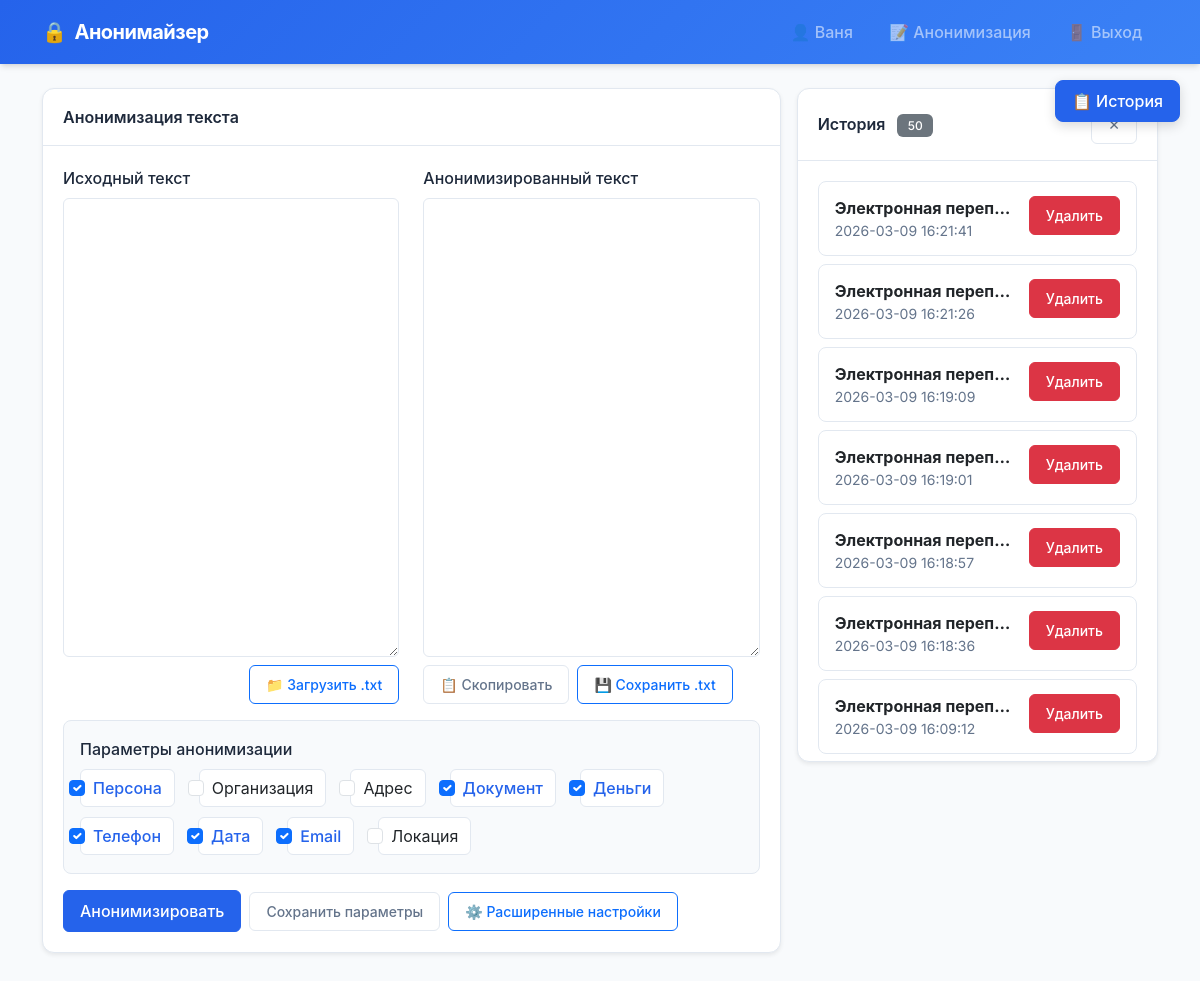
The page /anonymize/ (signed in) on the database its author committed.
### web/core/models.py (models this page shows, shortened)
class AnonymizationHistory(models.Model):
    user = models.ForeignKey(settings.AUTH_USER_MODEL, on_delete=models.CASCADE, related_name="anonymizations")
    title = models.CharField(max_length=255, blank=True)
    original = models.TextField()
    result = models.TextField()
    entities = models.TextField(blank=True, default="[]")  # JSON-строка с данными сущностей
    created_at = models.DateTimeField(auto_now_add=True)
    def get_entities(self):
        try:
            return json.loads(self.entities) if self.entities else []
        except Exception:
            return []
    class Meta:
        ordering = ["-created_at"]
        verbose_name = "История анонимизации"
        verbose_name_plural = "История анонимизаций"

### web/core/views.py (the view, shortened to what this page needs)
# urls.py: path("anonymize/", views.anonymize, name="anonymize"),
@login_required
def anonymize(request):
    profile, _ = Profile.objects.get_or_create(user=request.user)
    settings = None
    text = ""
    result_text = ""
    original_entities = []
    history = AnonymizationHistory.objects.filter(user=request.user)[:50]
    history_items = []
    for h in history:
        payload = json.dumps({
            "original": h.original,
            "result": h.result,
            "entities": h.get_entities()
        }, ensure_ascii=False)
        b64 = base64.b64encode(payload.encode("utf-8")).decode("ascii")
        history_items.append({"obj": h, "payload": b64})
    all_labels = DEFAULT_ANON_LABELS
    labels_with_names = [(label, LABEL_NAMES_RU.get(label, label)) for label in all_labels]
    if 'enabled_for_user' in locals() and enabled_for_user is not None:
        pass
    else:
        profile_labels = profile.get_enabled_labels()
        enabled_for_user = profile_labels if profile_labels else all_labels
    current_config = {}
    if profile.config_yaml:
        try:
            current_config = yaml.safe_load(profile.config_yaml) or {}
        except yaml.YAMLError:
            current_config = {}
    anonymizers_config = current_config.get("anonymizers", {})
    address_mode = anonymizers_config.get("ADDRESS", {}).get("mode", "full")
    email_mode = anonymizers_config.get("EMAIL", {}).get("mode", "preserve_domain")
    entities_json = json.dumps(original_entities if 'original_entities' in locals() else [], ensure_ascii=False)
    label_names_json = json.dumps(LABEL_NAMES_RU, ensure_ascii=False)
    return render(request, "anonymize.html", {
        "original_text": text,
        "result_text": result_text,
        "original_entities_json": entities_json,
        "labels_with_names": labels_with_names,
        "label_names_json": label_names_json,
        "enabled_labels": enabled_for_user,
        "history_items": history_items,
        "address_mode": address_mode,
        "email_mode": email_mode,
    })

### web/core/models.py (called while the page is built)
    def get_enabled_labels(self):
        try:
            return json.loads(self.enabled_labels) if self.enabled_labels else []
        except Exception:
            return []

### web/templates/anonymize.html (shortened to what this page needs)
{% extends "base.html" %}
{% load tz %}
{% block content %}
<button id="toggle-history" class="btn btn-primary toggle-history-btn" title="Показать/скрыть историю">
  <span id="toggle-icon">📋</span> <span id="toggle-text">История</span>
</button>
<div class="row g-3">
  <div class="col-lg-8 main-panel" id="main-panel">
    <div class="card shadow-sm">
      <div class="card-header d-flex justify-content-between align-items-center">
        <span>Анонимизация текста</span>
      </div>
      <div class="card-body">
        <form method="post" id="anonymize-form" enctype="multipart/form-data">
          <div class="row">
            <div class="col-md-6 mb-3">
              <label class="form-label">Исходный текст <small class="text-muted" id="entities-hint"></small></label>
              <textarea name="text" id="original-area" class="form-control {% if original_text %}d-none{% endif %}" rows="18" required>{{ original_text|default:"" }}</textarea>
              <div class="mt-2 d-flex justify-content-between align-items-center flex-wrap gap-2">
                <div class="d-flex gap-2 align-items-center">
                  <label class="btn btn-sm btn-outline-primary mb-0" for="file-upload" title="Загрузить текст из файла">
                    📁 Загрузить .txt
                  </label>
                </div>
              </div>
            </div>
            <div class="col-md-6 mb-3">
              <label class="form-label">Анонимизированный текст</label>
              <textarea id="result-area" class="form-control" rows="18" readonly>{{ result_text|default:"" }}</textarea>
              <div class="mt-2 action-btn-group">
                <button type="button" class="btn btn-sm btn-outline-secondary" onclick="copyResult()">
                  📋 Скопировать
                </button>
                <button type="button" class="btn btn-sm btn-outline-primary" onclick="saveResultToFile()">
                  💾 Сохранить .txt
                </button>
              </div>
            </div>
          </div>
          <div class="mb-3 params-section">
            <label class="form-label mb-2">Параметры анонимизации</label>
            <div class="d-flex flex-wrap gap-2">
              {% for label, label_name in labels_with_names %}
                <div class="form-check form-check-inline">
                  <input class="form-check-input"
                         type="checkbox"
                         name="labels"
                         id="lbl_{{ label }}"
                         value="{{ label }}"
                         {% if label in enabled_labels %}checked{% endif %}>
                  <label class="form-check-label" for="lbl_{{ label }}">{{ label_name }}</label>
                </div>
              {% endfor %}
            </div>
          </div>
          <div class="d-flex gap-2 align-items-center">
            <button class="btn btn-primary" type="submit" id="anonymize-btn">
              <span class="btn-text">Анонимизировать</span>
            </button>
            <button id="save-settings" type="button" class="btn btn-outline-secondary btn-sm">Сохранить параметры</button>
            <button type="button" class="btn btn-outline-primary btn-sm" data-bs-toggle="modal" data-bs-target="#settingsModal">
              ⚙️ Расширенные настройки
            </button>
          </div>
        </form>
      </div>
    </div>
  </div>
  <div class="col-lg-4 history-panel" id="history-panel">
    <div class="card shadow-sm">
      <div class="card-header d-flex justify-content-between align-items-center">
        <span>История <span class="badge bg-secondary ms-2">{{ history_items|length }}</span></span>
        <button type="button" class="btn btn-sm btn-outline-secondary" id="close-history" title="Скрыть историю">✕</button>
      </div>
      <div class="card-body" style="max-height: 600px; overflow-y: auto;">
        <ul class="list-group" id="history-list">
          {% for it in history_items %}
            <li class="list-group-item history-item d-flex justify-content-between align-items-start" data-payload="{{ it.payload }}" data-pk="{{ it.obj.id }}">
              <div class="me-2 flex-grow-1" style="min-width:0;">
                <div class="fw-bold text-truncate">{{ it.obj.title|default:"(без заголовка)" }}</div>
                <div class="text-muted small">{{ it.obj.created_at|localtime|date:"Y-m-d H:i:s" }}</div>
              </div>
              <div class="ms-2">
                  {% if it.obj.user_id == user.id %}
                    <button class="btn btn-sm btn-danger delete-history" data-pk="{{ it.obj.id }}" data-delete-url="{% url 'core:delete_history' it.obj.id %}">Удалить</button>
                  {% else %}
                    <button class="btn btn-sm btn-outline-secondary" disabled title="Нельзя удалять записи другого пользователя">Удалить</button>
                  {% endif %}
              </div>
            </li>
          {% empty %}
            <li class="list-group-item text-muted">История пуста</li>
          {% endfor %}
        </ul>
      </div>
    </div>
  </div>
</div>
{% endblock %}

### web/templates/base.html (shortened to what this page needs)
<!doctype html>
<html lang="ru">
<head>
  <link href="https://cdn.jsdelivr.net/npm/bootstrap@5.3.2/dist/css/bootstrap.min.css" rel="stylesheet">
  <link href="https://cdn.jsdelivr.net/npm/bootstrap-icons@1.11.1/font/bootstrap-icons.css" rel="stylesheet">
</head>
<body>
<nav class="navbar navbar-expand-lg navbar-dark">
  <div class="container">
    <a class="navbar-brand d-flex align-items-center gap-2" href="{% url 'core:landing' %}">
      <span>🔒</span> Анонимайзер
    </a>
    <div class="collapse navbar-collapse" id="navbarNav">
      <ul class="navbar-nav ms-auto gap-1">
        {% if user.is_authenticated %}
          <li class="nav-item"><a class="nav-link" href="{% url 'core:profile' %}">👤 {{ user.username }}</a></li>
          <li class="nav-item"><a class="nav-link" href="{% url 'core:anonymize' %}">📝 Анонимизация</a></li>
          <li class="nav-item"><a class="nav-link" href="{% url 'logout' %}">🚪 Выход</a></li>
        {% else %}
          <li class="nav-item"><a class="nav-link" href="{% url 'login' %}">Вход</a></li>
          <li class="nav-item"><a class="nav-link" href="{% url 'register' %}">Регистрация</a></li>
        {% endif %}
      </ul>
    </div>
  </div>
</nav>
<div class="container py-4">
  {% block content %}{% endblock %}
</div>
</body>
</html>

### web/templates/base.html (style rules this page uses)
:root { --primary-color: #2563eb; --primary-hover: #1d4ed8; --secondary-color: #64748b; --success-color: #10b981; --danger-color: #ef4444; --background-color: #f8fafc; --card-background: #ffffff; --text-primary: #1e293b; --text-secondary: #64748b; --border-color: #e2e8f0; --shadow-sm: 0 1px 2px 0 rgb(0 0 0 / 0.05); --shadow-md: 0 4px 6px -1px rgb(0 0 0 / 0.1), 0 2px 4px -2px rgb(0 0 0 / 0.1); --shadow-lg: 0 10px 15px -3px rgb(0 0 0 / 0.1), 0 4px 6px -4px rgb(0 0 0 / 0.1); --radius-sm: 0.375rem; --radius-md: 0.5rem; --radius-lg: 0.75rem; }
* { font-family: 'Inter', -apple-system, BlinkMacSystemFont, 'Segoe UI', Roboto, sans-serif; }
body { background-color: var(--background-color); color: var(--text-primary); min-height: 100vh; }
.navbar { background: linear-gradient(135deg, var(--primary-color) 0%, #3b82f6 100%) !important; box-shadow: var(--shadow-md); padding: 0.75rem 0; }
.navbar-brand { font-weight: 700; font-size: 1.25rem; letter-spacing: -0.025em; }
.nav-link { font-weight: 500; padding: 0.5rem 1rem !important; border-radius: var(--radius-sm); transition: background-color 0.2s ease; }
.card { background: var(--card-background); border: 1px solid var(--border-color); border-radius: var(--radius-lg); box-shadow: var(--shadow-sm); transition: box-shadow 0.2s ease; }
.card-header { background: transparent; border-bottom: 1px solid var(--border-color); font-weight: 600; color: var(--text-primary); padding: 1rem 1.25rem; }
.card-body { padding: 1.25rem; }
.btn { font-weight: 500; border-radius: var(--radius-sm); padding: 0.5rem 1rem; transition: all 0.2s ease; }
.btn-primary { background-color: var(--primary-color); border-color: var(--primary-color); }
.btn-outline-secondary { color: var(--secondary-color); border-color: var(--border-color); }
.form-control, .form-select { border: 1px solid var(--border-color); border-radius: var(--radius-sm); padding: 0.625rem 0.875rem; transition: border-color 0.2s ease, box-shadow 0.2s ease; }
.form-label { font-weight: 500; color: var(--text-primary); margin-bottom: 0.5rem; }
.badge { font-weight: 500; padding: 0.35rem 0.65rem; border-radius: var(--radius-sm); }
.list-group-item { border: 1px solid var(--border-color); padding: 0.875rem 1rem; transition: background-color 0.15s ease; }
.text-muted { color: var(--text-secondary) !important; }
* { transition-property: background-color, border-color, color, fill, stroke; transition-timing-function: cubic-bezier(0.4, 0, 0.2, 1); transition-duration: 150ms; }

### web/templates/anonymize.html (style rules this page uses)
.history-panel { transition: all 0.3s ease; }
.main-panel { transition: all 0.3s ease; }
.toggle-history-btn { position: fixed; right: 20px; top: 80px; z-index: 1000; box-shadow: 0 4px 12px rgba(0,0,0,0.15); border-radius: 8px; }
.action-btn-group { display: flex; gap: 8px; flex-wrap: wrap; }
.params-section { background: #f8fafc; border-radius: 8px; padding: 1rem; border: 1px solid #e2e8f0; }
.form-check-inline { background: white; padding: 6px 12px; border-radius: 6px; border: 1px solid #e2e8f0; transition: all 0.15s ease; }
.form-check-input:checked + .form-check-label { color: #2563eb; font-weight: 500; }
textarea.form-control { font-family: 'Inter', -apple-system, BlinkMacSystemFont, sans-serif; font-size: 0.95rem; line-height: 1.6; resize: vertical; }
.history-item { cursor: pointer; border-radius: 8px !important; margin-bottom: 8px; border: 1px solid #e2e8f0 !important; }

### rows shown on the page
AnonymizationHistory: obj "Электронная переп…", obj.created_at "2026-03-09 16:21:41"
AnonymizationHistory: obj "Электронная переп…", obj.created_at "2026-03-09 16:21:26"
AnonymizationHistory: obj "Электронная переп…", obj.created_at "2026-03-09 16:19:09"
AnonymizationHistory: obj "Электронная переп…", obj.created_at "2026-03-09 16:19:01"
AnonymizationHistory: obj "Электронная переп…", obj.created_at "2026-03-09 16:18:57"
AnonymizationHistory: obj "Электронная переп…", obj.created_at "2026-03-09 16:18:36"
AnonymizationHistory: obj "Электронная переп…", obj.created_at "2026-03-09 16:09:12"

### other values the page prints
{{ user.username }} "Ваня"
{{ label_name }} "Персона" "Организация" "Адрес" "Документ" "Деньги" "Телефон" "Дата" "Email" "Локация"
{{ history_items|length }} "50"
